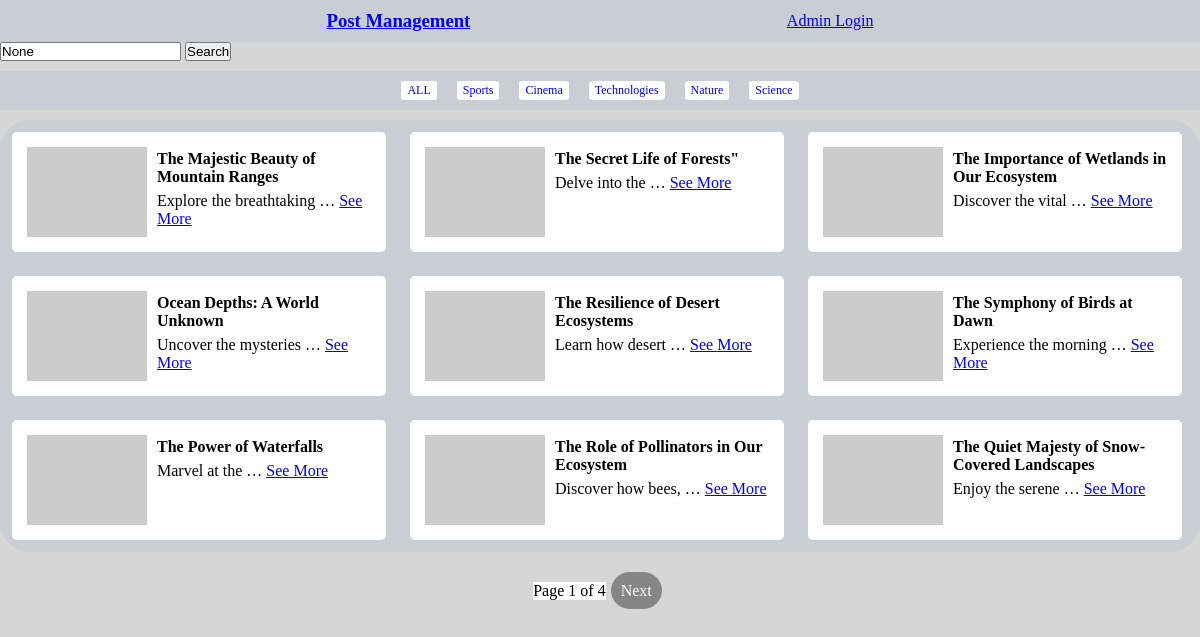
The page / on the database its author committed.
### firstapp/models.py (models this page shows, shortened)
class Category(models.Model):
    name = models.CharField(max_length=100)

class Post(models.Model):
    title = models.CharField(max_length=200)
    content = models.TextField()
    category = models.ForeignKey(Category, on_delete=models.CASCADE)
    img_url = models.URLField(blank=True)
    created_at = models.DateTimeField(auto_now_add=True)
    updated_at = models.DateTimeField(auto_now=True)

### firstapp/views.py (the view)
# urls.py: path('', views.index, name='index'),
def index(req):
    query = req.GET.get('q')
    if query:
        all_posts = Post.objects.filter(title__icontains=query)
    else:
        all_posts = Post.objects.all()
    categories = Category.objects.all()
    paginator = Paginator(all_posts, 9)
    page_number = req.GET.get('page')
    page_obj = paginator.get_page(page_number)
    return render(req, 'index.html', {"page_obj": page_obj, 'categories': categories, 'query': query})

### firstapp/templates/index.html (shortened to what this page needs)
{% extends "header.html" %}
{% block content %}
<div class="search-container">
    <form method="GET" action="{% url 'firstapp:index' %}">
        <input type="text" name="q" placeholder="Search..." value="{{ query }}">
        <button type="submit">Search</button>
    </form>
</div>
<div class="categorynavs">
    <a href="/">ALL</a>
    {% for category in categories %}
    <a href="{% url 'firstapp:home' category.name %}">{{category.name}}</a>
    {% endfor %}
</div>
<div class="postfeed">
    {% for post in page_obj %}
    <div class="post-card">
        <div class="postImage">
            <img src="{{ post.img_url }}" alt="">
        </div>
        <div class="postdetails">
            <div class="title"><h4>{{ post.title }}</h4></div>
            <div class="description">
                <p>{{ post.content|truncatewords:3 }}
                <a href="{% url 'firstapp:postDetail' post_id=post.id %}">See More</a></p>
            </div>
        </div>
    </div>
    {% endfor %}
</div>
<div class="pagenation">
    <ul>
        <li><p class="pageShow">Page {{ page_obj.number }} of {{ page_obj.paginator.num_pages }}</p></li>
        {% if page_obj.has_next %}
        <li><a id="next" href="?page={{ page_obj.next_page_number }}{% if query %}&q={{ query }}{% endif %}">Next</a></li>
        {% endif %}
    </ul>
</div>
{% endblock content %}

### firstapp/templates/header.html (shortened to what this page needs)
{% load static %}
<!DOCTYPE html>
<html lang="en">
<head>
    <link rel="stylesheet" href="{% static 'css/home.css' %}">
    <link rel="stylesheet" href="{% static 'css/header.css' %}">
    <link rel="stylesheet" href="{% static 'css/admin.css' %}">
    <link rel="stylesheet" href="{% static 'css/singlepost.css' %}">
</head>
<body>
    <header>
        <a href="/"> <h3>Post Management</h3></a>
        <div class="adminNavs">
            {% if user.is_authenticated %}
                <a href="{% url 'firstapp:logout' %}">Logout</a>
            {% else %}
                <a href="{% url 'firstapp:adminlogin' %}">Admin Login</a>
            {% endif %}
        </div>
    </header>
    {% block content %}
    {% endblock %}
</body>
</html>

### firstapp/static/css/home.css (style rules this page uses)
* { margin: 0; padding: 0; }
body { background-color: rgb(214, 214, 214); margin:0; padding: 0; }
.post-card { display: flex; height:100px; }
.postImage>* { height: 100%; }
.postdetails>* { padding:3px 0; }
.postfeed { margin:10px auto; background-color:rgba(201, 206, 212, 0.973); padding: 10px; border-radius: 30px; display: flex; gap: 20px; max-width: 1300px; max-height: 520px; overflow:auto; flex-wrap: wrap; }
.post-card { width:30%; background-color: white; padding:10px; margin: 2px; border-radius: 5px; }
.post-card>* { padding:5px; }
.pagenation { margin-top:30px; }
.pagenation>ul { display: flex; justify-content: center; }
.pagenation>ul>li { list-style: none; }
.pagenation>ul>li>a { text-decoration: none; margin: 5px; padding: 10px; border-radius: 20px; color: black; background-color: white; }
#previous,#next { background-color: rgba(0, 0, 0, 0.377); color: white; }
.categorynavs { display: flex; justify-content: center; gap: 20px; overflow: auto; margin:0 auto; background-color:rgba(201, 206, 212, 0.973); margin-top: 10px; padding: 10px; }
.categorynavs>* { text-decoration: none; background-color: white; padding:2px 6px; border-radius: 10%; font-size: 12px; }
.pageShow { background-color:white; }

### firstapp/static/css/header.css (style rules this page uses)
* { margin: 0; padding: 0; }
header { display: flex; justify-content:space-evenly; align-items: center; background-color:rgba(201, 206, 212, 0.973); padding: 10px; }

### firstapp/static/css/admin.css (style rules this page uses)
body { background-color: rgb(214, 214, 214); margin:0; padding: 0; }

### firstapp/static/css/singlepost.css (style rules this page uses)
* { margin: 0; padding: 0; }
body { background-color: rgb(214, 214, 214); margin:0; padding: 0; }
.title { display: flex; justify-content: space-between; }

### rows shown on the page
Category: name "Sports"
Category: name "Cinema"
Category: name "Technologies"
Category: name "Nature"
Category: name "Science"
Post: title "The Majestic Beauty of Mountain Ranges", content "Explore the breathtaking …"
Post: title "The Secret Life of Forests\"", content "Delve into the …"
Post: title "The Importance of Wetlands in Our Ecosystem", content "Discover the vital …"
Post: title "Ocean Depths: A World Unknown", content "Uncover the mysteries …"
Post: title "The Resilience of Desert Ecosystems", content "Learn how desert …"
Post: title "The Symphony of Birds at Dawn", content "Experience the morning …"
Post: title "The Power of Waterfalls", content "Marvel at the …"
Post: title "The Role of Pollinators in Our Ecosystem", content "Discover how bees, …"
Post: title "The Quiet Majesty of Snow-Covered Landscapes", content "Enjoy the serene …"

### other values the page prints
{{ page_obj.number }} "1"
{{ page_obj.paginator.num_pages }} "4"
